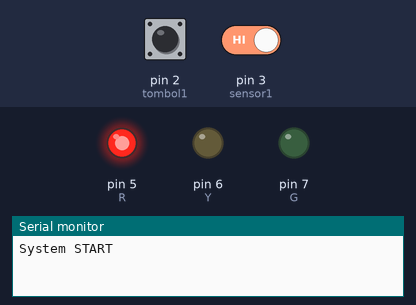
A sketch run on a simulated Arduino Uno, built with avr-gcc and run on an emulated ATmega328P. Parts: output pins drawn as LEDs (lit = HIGH), the last lines printed to the serial monitor. Dashed ring = blinking. The test bench sets the inputs (shaded band); at power-on: pin 2 (tombol1) LOW, pin 3 (sensor1) HIGH.

Above: at 1.2 s.
1.3 s: pin 2 (tombol1) pulled HIGH for 0.15 s
At 3.3 s:
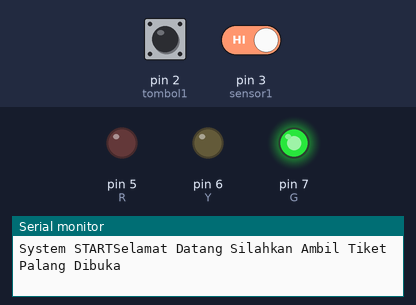
4.4 s: pin 2 (tombol1) pulled HIGH for 1 s
At 5.7 s:
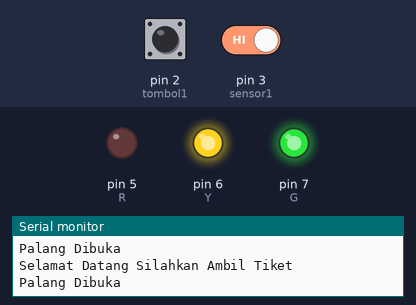
7.4 s: pin 3 (sensor1) driven LOW
At 8.3 s:
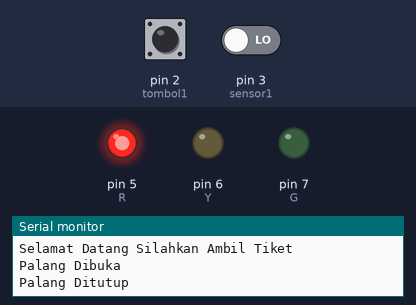
9.9 s: pin 2 (tombol1) pulled HIGH for 3.2 s
At 11.2 s:
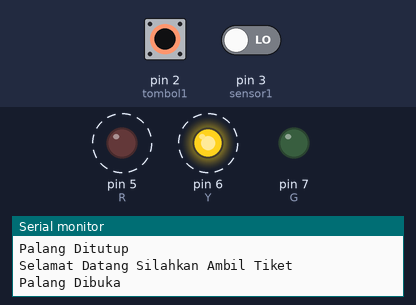
Timing chart, 0 to 15.6 s (numbered marks = the images above; inputs shaded):
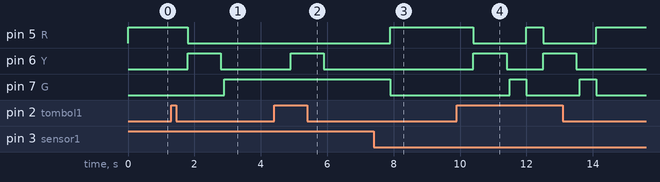

Measured:
- after the input at 1.3 s, pin 5 (R): HIGH → LOW after 0.50 s; pin 6 (Y): LOW → HIGH after 0.50 s, → LOW 1.0 s later; pin 7 (G): LOW → HIGH after 1.6 s
- after the input at 4.4 s, pin 6 (Y): LOW → HIGH after 0.50 s, → LOW 1.0 s later
- after the input at 7.4 s, pin 5 (R): LOW → HIGH after 0.50 s; pin 7 (G): HIGH → LOW after 0.50 s
- after the input at 9.9 s, pin 5 (R): alternates HIGH for 0.50 s and LOW for 1.6 s, starting after 0.50 s; pin 6 (Y): alternates HIGH for 1.0 s and LOW for 1.1 s, 4 changes in all, then stays LOW, starting after 0.50 s; pin 7 (G): alternates HIGH for 0.50 s and LOW for 1.6 s, starting after 1.6 s

The sketch:

Challenge_1.ino
```cpp
int tombol1 =2;
int sensor1 =3;

int R =5;
int Y =6;
int G =7;

void setup(){
  Serial.begin(9600);
  pinMode(tombol1,INPUT);
  pinMode(sensor1,INPUT);
  pinMode(R,OUTPUT);
  pinMode(Y,OUTPUT);
  pinMode(G,OUTPUT);
  digitalWrite(R,HIGH);
  Serial.print("System START");
}

  void loop(){
    int bacaTombol1=digitalRead(tombol1);
    int bacaSensor1=digitalRead(sensor1);


    if(bacaTombol1==1){
      delay(500);
      Serial.println("Selamat Datang Silahkan Ambil Tiket");
      Serial.println("Palang Dibuka");
      digitalWrite(R,LOW);
      digitalWrite(Y,HIGH);
      delay(1000);
      digitalWrite(Y,LOW);
      delay(100);
      digitalWrite(G,HIGH);
      }

     if(bacaSensor1==0){
      delay(500);
      Serial.println("Palang Ditutup");
      digitalWrite(G,LOW);
      digitalWrite(R,HIGH);
     }

  }
```
